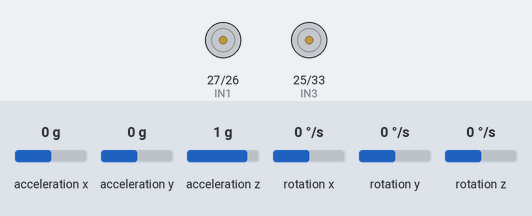
A sketch run on a simulated ESP32. Shown: motor-driver pin pairs drawn as motors (green arrow = first pin HIGH = forward, orange = second pin HIGH = backward, longer = more drive, scaled by the enable pin). The test bench sets the inputs (shaded band); at power-on: acceleration x 0 g, acceleration z 1 g, acceleration y 0 g, rotation x 0 °/s, rotation y 0 °/s, rotation z 0 °/s.

Above: at 1.2 s.
1.3 s: acceleration x set to -1.4 g
At 2.5 s:
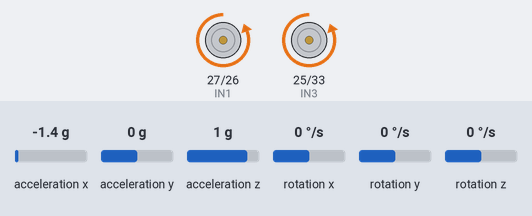
2.8 s: acceleration x set to 0 g
At 2.9 s:
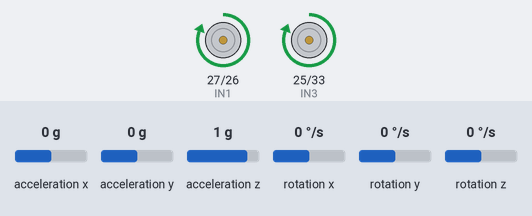
4.4 s: acceleration x set to -0.8 g
At 5.6 s:
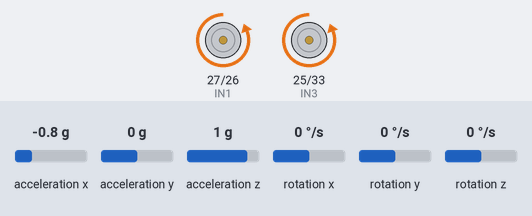
5.9 s: acceleration x set to 0.1 g
At 6.8 s:
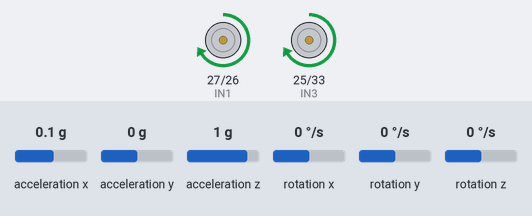
7.5 s: acceleration z set to 1.4 g
At 8.4 s:
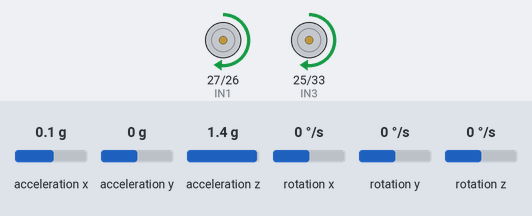
9.1 s: acceleration x set to -0.1 g
At 10.1 s:
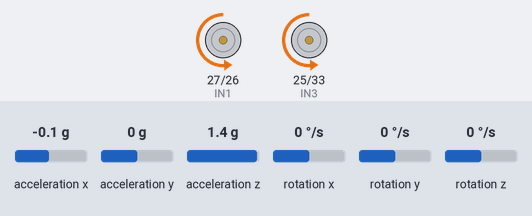
Timing chart, 0 to 11.8 s (numbered marks = the images above; inputs shaded):
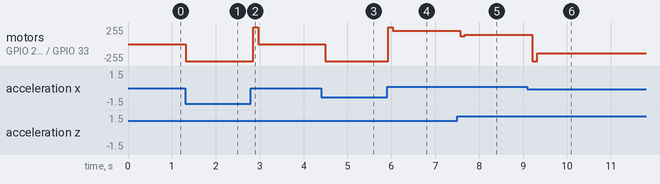

The sketch:

code.ino
```cpp
#include <Wire.h>
#include <MPU6050.h>
#include <PID_v1.h>

MPU6050 mpu;

// Motor pins
const int ENA = 14;
const int ENB = 32;
const int IN1 = 27;
const int IN2 = 26;
const int IN3 = 25;
const int IN4 = 33;

// PID variables
double setpoint = 0;    // Desired angle (upright)
double input = 0;       // Current angle from MPU6050
double output = 0;      // PID output

double Kp = 35; // Adjust this
double Ki = 0;
double Kd = 1.5;

PID pid(&input, &output, &setpoint, Kp, Ki, Kd, DIRECT);

void setup() {
  Serial.begin(115200);

  // Motor pins
  pinMode(ENA, OUTPUT);
  pinMode(ENB, OUTPUT);
  pinMode(IN1, OUTPUT);
  pinMode(IN2, OUTPUT);
  pinMode(IN3, OUTPUT);
  pinMode(IN4, OUTPUT);

  // MPU setup
  Wire.begin(21, 22); // SDA, SCL pins for ESP32
  mpu.initialize();

  if (!mpu.testConnection()) {
    Serial.println("MPU6050 connection failed");
    while (1);
  }

  // Apply calibration offsets from your calibration results
  mpu.setXAccelOffset(-188);
  mpu.setYAccelOffset(-277);
  mpu.setZAccelOffset(689);
  mpu.setXGyroOffset(119);
  mpu.setYGyroOffset(40);
  mpu.setZGyroOffset(-3);

  pid.SetMode(AUTOMATIC);
  pid.SetOutputLimits(-255, 255); // PWM range for motors
}

void loop() {
  input = getTiltAngle();  // Read current tilt angle
  pid.Compute();           // Calculate PID output
  driveMotors(output);     // Move motors accordingly
  delay(10);               // Short delay
}

float getTiltAngle() {
  int16_t ax, ay, az, gx, gy, gz;
  mpu.getMotion6(&ax, &ay, &az, &gx, &gy, &gz);

  // Correct angle for MPU mounted flat (XY plane)
  float angle = atan2(-ax, az) * 180 / PI;
  return angle;
}

void driveMotors(double motorSpeed) {
  int pwm = abs(motorSpeed);
  pwm = constrain(pwm, 0, 255);

  if (motorSpeed > 0) {
    // Move forward
    digitalWrite(IN1, HIGH);
    digitalWrite(IN2, LOW);
    digitalWrite(IN3, HIGH);
    digitalWrite(IN4, LOW);
  } else {
    // Move backward
    digitalWrite(IN1, LOW);
    digitalWrite(IN2, HIGH);
    digitalWrite(IN3, LOW);
    digitalWrite(IN4, HIGH);
  }

  analogWrite(ENA, pwm);
  analogWrite(ENB, pwm);
}
```

Measured:
- after the input at 1.3 s, motor on GPIO 27 (IN1) / GPIO 26 (IN2), motor on GPIO 25 (IN3) / GPIO 33 (IN4): stopped → backward 255/255 at once
- after the input at 2.8 s, motor on GPIO 27 (IN1) / GPIO 26 (IN2), motor on GPIO 25 (IN3) / GPIO 33 (IN4): backward 255/255 → forward 255/255 after 0.05 s, → stopped 0.11 s later
- after the input at 4.4 s, motor on GPIO 27 (IN1) / GPIO 26 (IN2), motor on GPIO 25 (IN3) / GPIO 33 (IN4): stopped → backward 255/255 after 0.10 s
- after the input at 5.9 s, motor on GPIO 27 (IN1) / GPIO 26 (IN2), motor on GPIO 25 (IN3) / GPIO 33 (IN4): backward 255/255 → forward 255/255 at once, → forward 199/255 0.11 s later
- after the input at 7.5 s, motor on GPIO 27 (IN1) / GPIO 26 (IN2), motor on GPIO 25 (IN3) / GPIO 33 (IN4): forward 199/255 → forward 118/255 after 0.07 s, → forward 142/255 0.11 s later
- after the input at 9.1 s, motor on GPIO 27 (IN1) / GPIO 26 (IN2), motor on GPIO 25 (IN3) / GPIO 33 (IN4): forward 142/255 → backward 255/255 after 0.11 s, → backward 142/255 0.11 s later
